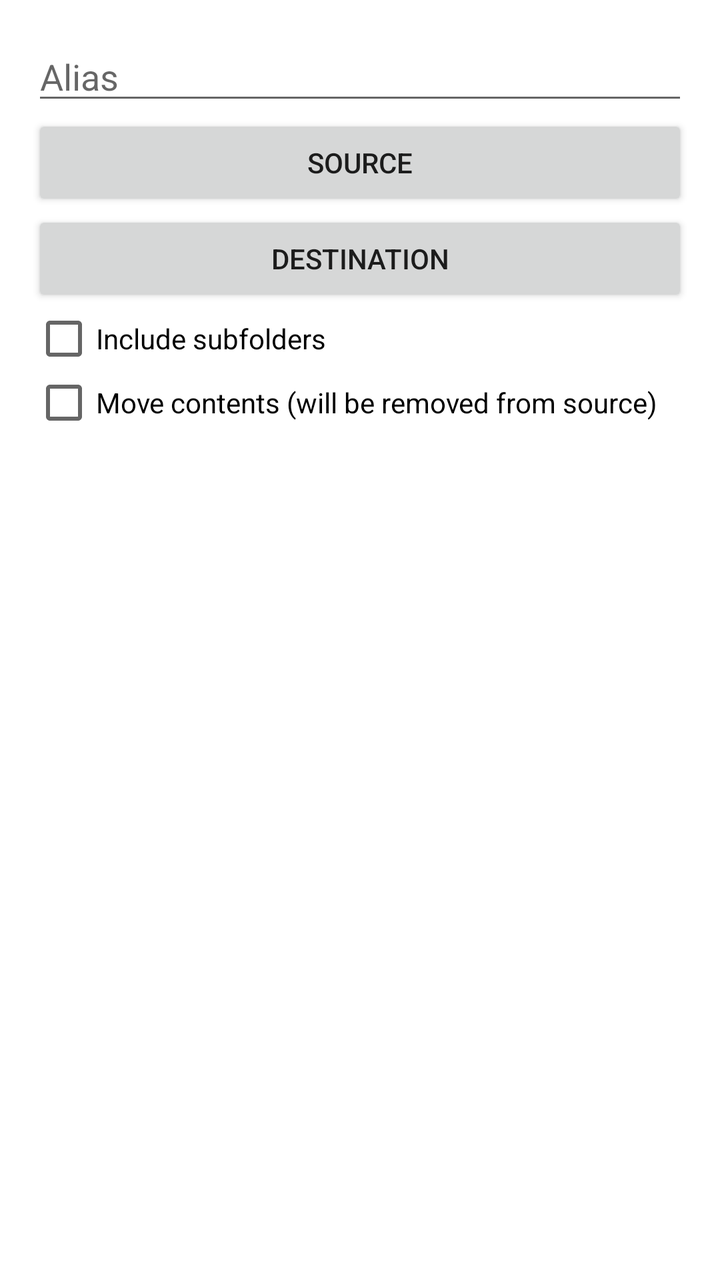
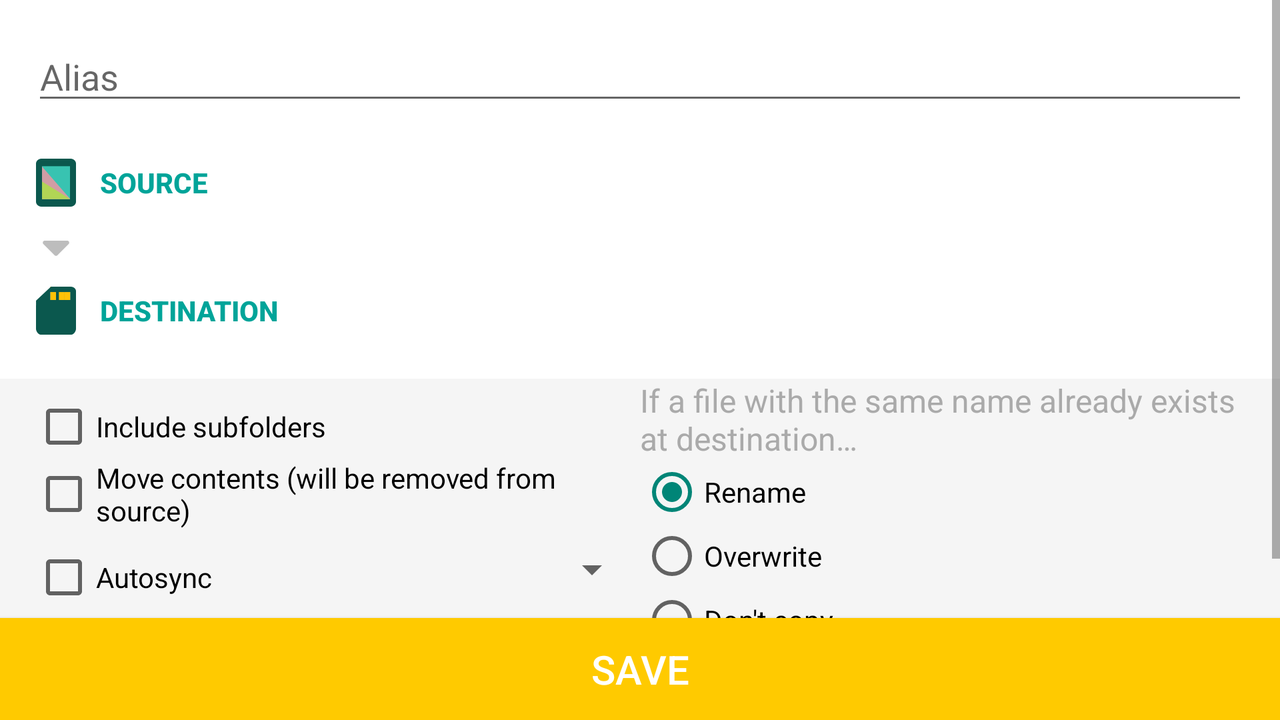

Two renders of one Android screen. The first uses the default layout on a phone; the second uses the alternative layout the repository ships for a different screen configuration, on a matching device. The two XML files are below.
<!-- AndroidManifest.xml: application theme AppTheme -->
<!-- res/layout/fragment_foldersync_detail.xml -->
<ScrollView xmlns:android="http://schemas.android.com/apk/res/android"
	android:layout_width="match_parent"
	android:layout_height="match_parent" >

	<LinearLayout
		android:id="@+id/foldersync_detail"
		style="?android:attr/textAppearanceLarge"
		android:layout_width="match_parent"
		android:layout_height="wrap_content"
		android:orientation="vertical"
		android:padding="16dp" >

		<EditText
			android:id="@+id/edit_alias"
			android:layout_width="match_parent"
			android:layout_height="wrap_content"
			android:hint="@string/syncAlias" />

		<Button
			android:id="@+id/button_source"
			android:layout_width="match_parent"
			android:layout_height="wrap_content"
			android:text="@string/syncSource" />

		<Button
			android:id="@+id/button_destination"
			android:layout_width="match_parent"
			android:layout_height="wrap_content"
			android:text="@string/syncDestination" />

		<CheckBox
			android:id="@+id/check_includeSubDirs"
			android:layout_width="wrap_content"
			android:layout_height="wrap_content"
			android:text="@string/syncIncludeSubDirs" />

		<CheckBox
			android:id="@+id/check_moveFiles"
			android:layout_width="wrap_content"
			android:layout_height="wrap_content"
			android:text="@string/syncMoveFiles" />
	</LinearLayout>

</ScrollView>
<!-- resources referenced by this layout -->
<resources>
  <string name="syncAlias">Alias</string>
  <string name="syncDestination">Destination</string>
  <string name="syncIncludeSubDirs">Include subfolders</string>
  <string name="syncMoveFiles">Move contents (will be removed from source)</string>
  <string name="syncSource">Source</string>
  <style name="AppTheme" parent="AppBaseTheme">
  		<item name="android:textViewStyle">@style/text</item>
  		<item name="android:windowBackground">@color/background</item>
  		
  		<item name="actionBarStyle">@style/ActionBarLogo</item>
  	</style>
  <!-- from res/values-v11/ -->
  <style name="AppBaseTheme" parent="Theme.AppCompat.Light">
  		
  		
  	</style>
  <style name="text">
  		<item name="android:textColor">@android:color/black</item>
  		<item name="android:textSize">16sp</item>
  	</style>
  <color name="background">#FFF</color>
  <style name="ActionBarLogo" parent="@style/Widget.AppCompat.Light.ActionBar">
  		<item name="android:background">@color/primary</item>
  		<item name="background">@color/primary</item>
  		<item name="android:textColor">@android:color/white</item>
  		<item name="logo">@drawable/ic_launcher</item>
  		<item name="displayOptions">useLogo|showHome|showTitle</item>
  		<item name="android:icon">@drawable/ic_launcher</item>
  	</style>
  <color name="primary">#00A499</color>
  <!-- drawable ic_launcher: png bitmap (drawable-hdpi, 1865 bytes) -->
</resources>
<!-- res/layout-land/fragment_foldersync_detail.xml (the repository's variant of the layout above) -->
<!-- drawn on the phone turned sideways -->
<RelativeLayout xmlns:android="http://schemas.android.com/apk/res/android"
	android:layout_width="match_parent"
	android:layout_height="match_parent" >

	<ScrollView
		android:layout_width="match_parent"
		android:layout_height="wrap_content"
		android:layout_above="@+id/save_button"
		android:layout_alignParentTop="true"
		android:background="@color/background_secondary" >

		<LinearLayout
			android:id="@+id/foldersync_detail"
			style="?android:attr/textAppearanceLarge"
			android:layout_width="match_parent"
			android:layout_height="wrap_content"
			android:orientation="vertical" >

			<LinearLayout
				android:layout_width="match_parent"
				android:layout_height="wrap_content"
				android:background="@android:color/white"
				android:orientation="vertical"
				android:paddingLeft="16dp"
				android:paddingRight="16dp"
				android:paddingTop="16dp" >

				<EditText
					android:id="@+id/edit_alias"
					android:layout_width="match_parent"
					android:layout_height="wrap_content"
					android:layout_marginBottom="10dp"
					android:hint="@string/syncAlias"
					android:inputType="text|textCapSentences" />

				<Button
					android:id="@+id/button_source"
					android:layout_width="match_parent"
					android:layout_height="wrap_content"
					android:background="@null"
					android:drawableLeft="@drawable/ic_device"
					android:drawablePadding="10dp"
					android:drawableStart="@drawable/ic_device"
					android:gravity="start|center_vertical"
					android:text="@string/syncSource"
					android:textColor="@color/primary"
					android:textStyle="bold" />

				<ImageView
					android:id="@+id/image_arrow"
					android:layout_width="wrap_content"
					android:layout_height="wrap_content"
					android:contentDescription="@null"
					android:src="@drawable/ic_arrowdown" />

				<Button
					android:id="@+id/button_destination"
					android:layout_width="match_parent"
					android:layout_height="wrap_content"
					android:layout_marginBottom="10dp"
					android:background="@null"
					android:drawableLeft="@drawable/ic_card"
					android:drawablePadding="10dp"
					android:drawableStart="@drawable/ic_card"
					android:gravity="start|center_vertical"
					android:text="@string/syncDestination"
					android:textColor="@color/primary"
					android:textStyle="bold" />
			</LinearLayout>

			<LinearLayout
				android:layout_width="match_parent"
				android:layout_height="wrap_content"
				android:orientation="horizontal"
				android:paddingBottom="16dp"
				android:paddingLeft="16dp"
				android:paddingRight="16dp" >

				<LinearLayout
					android:layout_width="0dp"
					android:layout_height="wrap_content"
					android:layout_weight="1"
					android:orientation="vertical" >

					<LinearLayout
						android:layout_width="match_parent"
						android:layout_height="wrap_content"
						android:orientation="vertical"
						android:paddingBottom="8dp"
						android:paddingTop="8dp" >

						<CheckBox
							android:id="@+id/check_includeSubDirs"
							android:layout_width="wrap_content"
							android:layout_height="wrap_content"
							android:text="@string/syncIncludeSubDirs" />

						<CheckBox
							android:id="@+id/check_moveFiles"
							android:layout_width="wrap_content"
							android:layout_height="wrap_content"
							android:text="@string/syncMoveFiles" />
					</LinearLayout>

					<LinearLayout
						android:layout_width="match_parent"
						android:layout_height="wrap_content"
						android:orientation="horizontal" >

						<CheckBox
							android:id="@+id/check_autosync"
							android:layout_width="wrap_content"
							android:layout_height="wrap_content"
							android:text="@string/autosync" />

						<View
							android:layout_width="0dp"
							android:layout_height="1px"
							android:layout_weight="1" />

						<Spinner
							android:id="@+id/autosync_spinner"
							android:layout_width="wrap_content"
							android:layout_height="wrap_content" />
					</LinearLayout>
				</LinearLayout>

				<LinearLayout
					android:layout_width="0dp"
					android:layout_height="wrap_content"
					android:layout_weight="1"
					android:orientation="vertical" >

					<TextView
						android:layout_width="match_parent"
						android:layout_height="wrap_content"
						android:text="@string/onOverwriteFile"
						android:textColor="@android:color/darker_gray" />

					<RadioGroup
						android:layout_width="match_parent"
						android:layout_height="wrap_content"
						android:checkedButton="@+id/rename_radio"
						android:orientation="vertical" >

						<RadioButton
							android:id="@+id/rename_radio"
							android:layout_width="match_parent"
							android:layout_height="wrap_content"
							android:text="@string/rename" />

						<RadioButton
							android:id="@+id/overwrite_radio"
							android:layout_width="match_parent"
							android:layout_height="wrap_content"
							android:text="@string/overwrite" />

						<RadioButton
							android:id="@+id/doNothing_radio"
							android:layout_width="wrap_content"
							android:layout_height="wrap_content"
							android:text="@string/doNotCopy" />
					</RadioGroup>
				</LinearLayout>
			</LinearLayout>
		</LinearLayout>
	</ScrollView>

	<Button
		android:id="@+id/save_button"
		style="@style/bigButton"
		android:layout_width="match_parent"
		android:layout_height="wrap_content"
		android:layout_alignParentBottom="true"
		android:text="@string/save" />

</RelativeLayout>
<!-- resources referenced by the variant -->
<!-- as the phone turned sideways resolves them -->
<resources>
  <color name="background_secondary">#F5F5F5</color>
  <color name="primary">#00A499</color>
  <!-- drawable ic_arrowdown: png bitmap (drawable-hdpi, 14645 bytes) -->
  <!-- drawable ic_card: png bitmap (drawable-hdpi, 375 bytes) -->
  <!-- drawable ic_device: png bitmap (drawable-hdpi, 570 bytes) -->
  <string name="autosync">Autosync</string>
  <string name="doNotCopy">Don\'t copy</string>
  <string name="onOverwriteFile">If a file with the same name already exists at destination…</string>
  <string name="overwrite">Overwrite</string>
  <string name="rename">Rename</string>
  <string name="save">SAVE</string>
  <string name="syncAlias">Alias</string>
  <string name="syncDestination">Destination</string>
  <string name="syncIncludeSubDirs">Include subfolders</string>
  <string name="syncMoveFiles">Move contents (will be removed from source)</string>
  <string name="syncSource">Source</string>
  <style name="bigButton">
  		<item name="android:padding">12dp</item>
  		<item name="android:textSize">20sp</item>
  		<item name="android:textColor">@android:color/white</item>
  		<item name="android:background">@drawable/big_button_selector</item>
  	</style>
  <style name="AppTheme" parent="AppBaseTheme">
  		<item name="android:textViewStyle">@style/text</item>
  		<item name="android:windowBackground">@color/background</item>
  		
  		<item name="actionBarStyle">@style/ActionBarLogo</item>
  	</style>
  <!-- drawable big_button_selector (drawable) -->
  <?xml version="1.0" encoding="utf-8"?>
  <selector xmlns:android="http://schemas.android.com/apk/res/android">
  
  	<item android:drawable="@color/accent_pressed" android:state_enabled="false"/>
  	<item android:drawable="@color/accent_pressed" android:state_pressed="true"/>
  	<item android:drawable="@color/accent"/>
  
  </selector>
  <!-- from res/values-v11/ -->
  <style name="AppBaseTheme" parent="Theme.AppCompat.Light">
  		
  		
  	</style>
  <style name="text">
  		<item name="android:textColor">@android:color/black</item>
  		<item name="android:textSize">16sp</item>
  	</style>
  <color name="background">#FFF</color>
  <style name="ActionBarLogo" parent="@style/Widget.AppCompat.Light.ActionBar">
  		<item name="android:background">@color/primary</item>
  		<item name="background">@color/primary</item>
  		<item name="android:textColor">@android:color/white</item>
  		<item name="logo">@drawable/ic_launcher</item>
  		<item name="displayOptions">useLogo|showHome|showTitle</item>
  		<item name="android:icon">@drawable/ic_launcher</item>
  	</style>
  <color name="accent_pressed">#FFC107</color>
  <color name="accent">#FFCA00</color>
  <!-- drawable ic_launcher: png bitmap (drawable-hdpi, 1865 bytes) -->
</resources>
